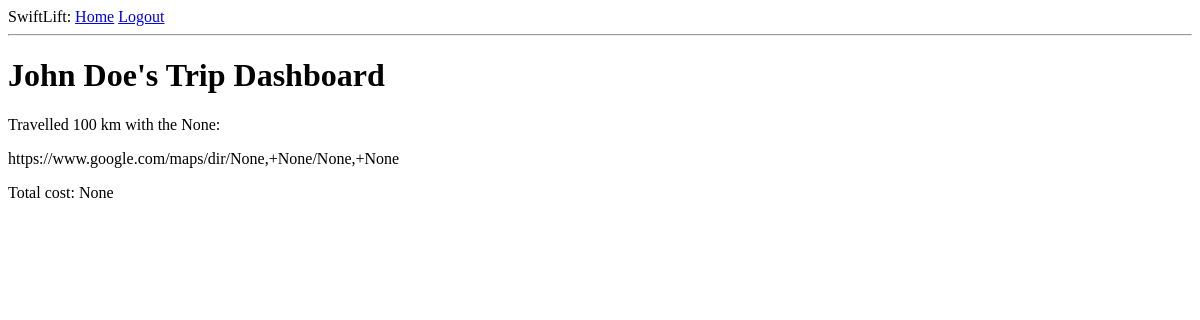
Before: /index (signed in) with the older database file.
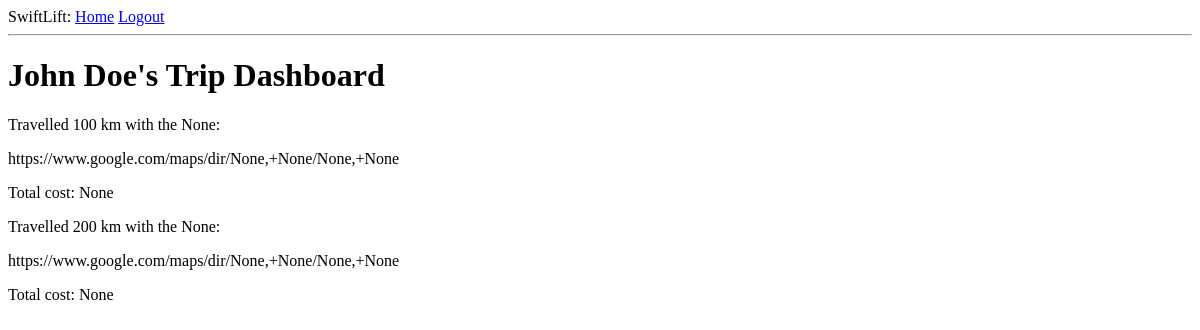
After: the same page with the newer database file.
### app/models.py (models this page shows, shortened)
class User(UserMixin, db.Model):
    id = db.Column(db.Integer, primary_key=True)
    name = db.Column(db.String(140))
    phonenumber = db.Column(db.String(64), index=True, unique=True)
    password_hash = db.Column(db.String(128))
    creditcard = db.Column(db.String(140))
    cvv = db.Column(db.String(140))
    expiration = db.Column(db.String(140))
    trips = db.relationship('Trip', backref='rider', lazy='dynamic')

class Trip(db.Model):
    id = db.Column(db.Integer, primary_key=True)
    startlat = db.Column(db.String(140))
    startlon = db.Column(db.String(140))
    endlat = db.Column(db.String(140))
    endlon = db.Column(db.String(140))
    distance = db.Column(db.String(140))
    car = db.Column(db.String(140))
    cost = db.Column(db.String(140))
    timestamp = db.Column(db.DateTime, index=True, default=datetime.utcnow)
    user_id = db.Column(db.Integer, db.ForeignKey('user.id'))
    body = "Total distance: " + distance + "\n"

### app/routes.py (the view)
@app.route('/')
@app.route('/index')
@login_required
def index():
    return render_template('index.html')

### app/models.py (called while the page is built)
@login.user_loader
def load_user(id):
    return User.query.get(int(id))

### app/templates/index.html
{% extends "base.html" %}
{% block content %}
    <h1>{{ current_user.name }}'s Trip Dashboard</h1>
    {% for trip in current_user.trips.all() %}
    <div><p>Travelled {{ trip.distance }} with the {{ trip.car }}: </p>
    <p>https://www.google.com/maps/dir/{{ trip.startlat }},+{{ trip.startlon }}/{{ trip.endlat }},+{{ trip.endlon }}</p>
    <p>Total cost: {{ trip.cost }} </p></div>
    {% endfor %}
{% endblock %}

### app/templates/base.html (shortened to what this page needs)
<html>
    <head>
    </head>
    <body>
        <div>
            SwiftLift:
            <a href="{{ url_for('index') }}">Home</a>
            {% if current_user.is_anonymous %}
            <a href="{{ url_for('login') }}">Login</a>
            {% else %}
            <a href="{{ url_for('logout') }}">Logout</a>
            {% endif %}
        </div>
        <hr>
        {% block content %}{% endblock %}
    </body>
</html>

Changed rows visible on the page:
added Trip: distance "200 km", car "None", startlat "None", startlon "None", endlat "None", endlon "None", cost "None"
